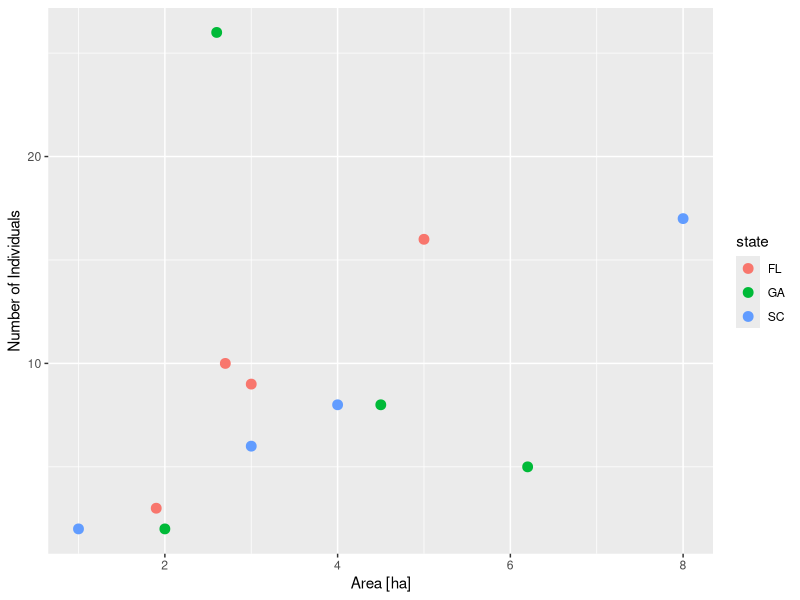
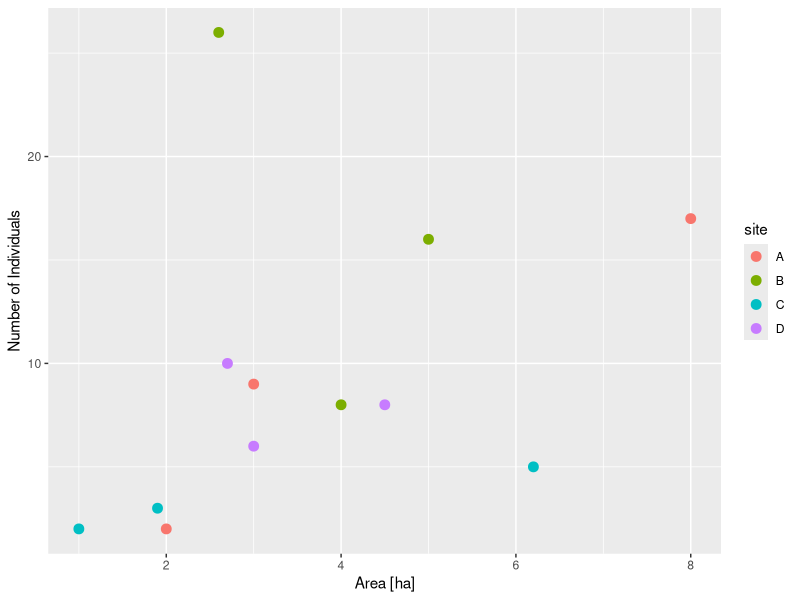

These figures' R source, in order:
## ---- chunk 1
knitr::opts_chunk$set(echo = TRUE)
## ---- chunk 2
library(tidyverse)
## ---- chunk 3
# convert_pounds_to_grams <- function(________) {
#     grams = 453.6 * pounds
#     return(________)
# }
## ---- chunk 4
# convert_fahrenheit_to_celsius <- ________(________) {
#     celsius = (fahrenheit - 32) * 5 / 9
#     ________(________)
# }
## ---- chunk 5
    #1a
    convert_pounds_to_grams <- function(pounds) {
         grams = 453.6 * pounds
         return(grams)
    }
    convert_pounds_to_grams(3.75)

    #1b
    convert_fahrenheit_to_celsius <- function(fahrenheit) {
         celsius = (fahrenheit - 32) * 5 / 9
         return(celsius)
           }
    convert_fahrenheit_to_celsius(80)

    #1c
    double <- function(number) {
      return(number * 2)
    }
    double(512)

    #1d
    prediction <- function(x, a, b) {
      y <- a + b * x
      return(y)
    }
    prediction(12, 6, 0.8)
## ---- chunk 6
get_mass_from_length_theropoda <- function(length){
  mass <- 0.73 * length ^ 3.63
  return(mass)
}
## ---- chunk 7
    #2a
    get_mass_from_length_theropoda(16)

    #2b
    get_mass_from_length <- function(length, a, b) {
      mass <- a * length ^ b
      return(mass)
    }
    get_mass_from_length(26, 214.44, 1.46)
## ---- chunk 8
# convert_pounds_to_grams <- function(________, numdigits = __) {
#   grams <- 453.6 * pounds
#   rounded <- round(grams, digits = numdigits)
#   return(________)
# }
## ---- chunk 9
    #3a
    convert_pounds_to_grams <- function(pounds, numdigits = 1) {
       grams <- 453.6 * pounds
       rounded <- round(grams, digits = numdigits)
       return(rounded)
    }
    convert_pounds_to_grams(4.3)

    #3b
    get_height_from_weight <- function(weight, a = 12, b = 0.38) {
      height <- a * weight ^ b
      return(height)
    }
    get_height_from_weight(42)

    #3c
    weight_grams <- convert_pounds_to_grams(2)
    get_height_from_weight(weight_grams, b = 0.32)
## ---- chunk 10
    #4a
    get_mass_from_length <- function(length, a = 39.9, b = 2.6) {
      mass <- a * length ^ b
      return(mass)
    }
         
    get_mass_from_length(22, a = 214.44, b = 1.46)

    #4b
    get_mass_from_length(16)


## ---- chunk 11
#5a
convert_kg_to_pounds <- function(kg) {
  pounds <- 2.205 * kg
  return(pounds)
}

#5b
mass_kg <- get_mass_from_length(12, a = 10.95, b = 2.64) 
  convert_kg_to_pounds(mass_kg)
## ---- chunk 12
state_vector <- c("FL", "FL", "FL", "FL", "GA", "GA", "GA", "GA", "SC", "SC", "SC", "SC")
site_vector <- c("A", "B", "C", "D", "A", "B", "C", "D", "A", "B", "C", "D")
count_vector <- c(9, 16, 3, 10, 2, 26, 5, 8, 17, 8, 2, 6)
area_vector <- c(3, 5, 1.9, 2.7, 2, 2.6, 6.2, 4.5, 8, 4, 1, 3)

#6a
count_data <- data.frame(state = state_vector,
                         site = site_vector,
                         count = count_vector,
                         area = area_vector)

count_data

## ---- chunk 13
#6b
count_area <- function(data, color_column) {
ggplot(data, aes(x = area, y = count, color = .data[[color_column]])) +
  geom_point(size = 3) +
  labs(x = "Area [ha]", y = "Number of Individuals") +
  scale_color_discrete(name = color_column)
}
  state_plot <- count_area(count_data, "state")
  
ggsave("state_plot.png", plot = state_plot, path = "../outputs" )
  
#6c
site_plot <- count_area(count_data, "site")
ggsave("site_plot.png", plot = site_plot, path = "../outputs")
